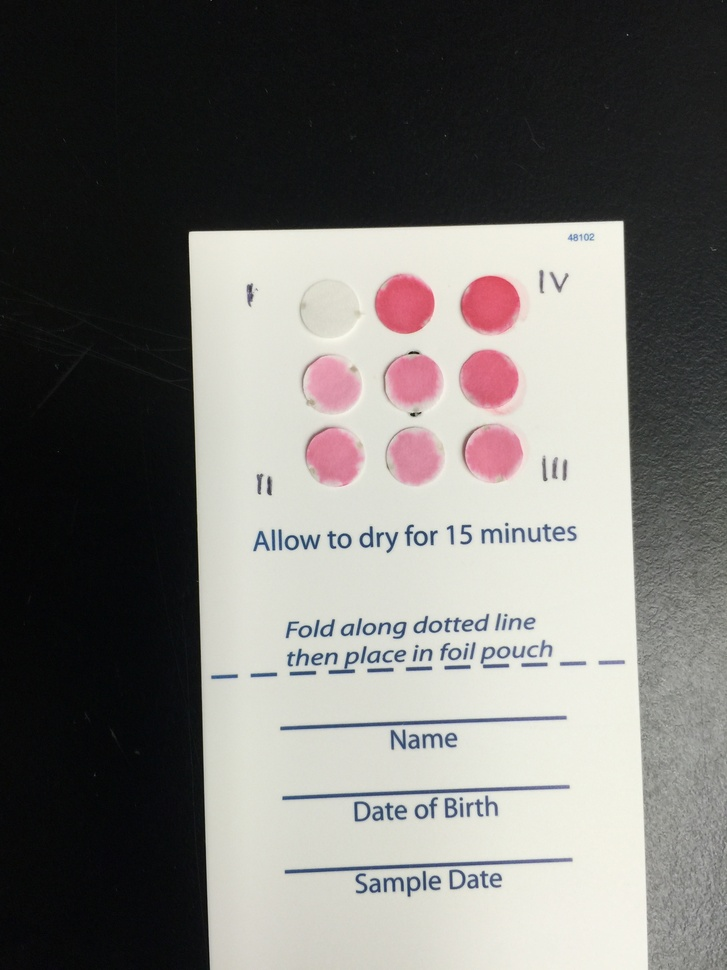
#> input picture img.jpeg, 727 x 970 px, shrunk from 2448 x 3264 before the run
$ python Gsoc_exam.py ../../img.jpeg   (Python 2 division)
#> lines starting #> are read from the running program, lines starting #| are printed output that depends on the picture; after the words box and inside, x2 and y2 are one past the last pixel; in counts of white or black regions, pixels touching at a corner belong together
import matplotlib.pyplot as plt
import cv2
import numpy as np
from numpy import arange,array,ones,linalg
from pylab import plot,show
import sys
from skimage import data
from skimage import feature
from skimage.feature import blob_dog, blob_log
from math import sqrt
from skimage.color import rgb2gray
from decimal import *

img = cv2.imread(sys.argv[1])
#> img is the input picture: shape (970, 727, 3); mean B, G, R 112.6, 115.8, 117.5

hsv = cv2.cvtColor(img, cv2.COLOR_BGR2HSV)
#> hsv: shape (970, 727, 3); mean H, S, V 57, 26.3, 119.5

lower_red = np.array([0,70,70])
upper_red = np.array([200,255,255])

mask = cv2.inRange(hsv, lower_red, upper_red)
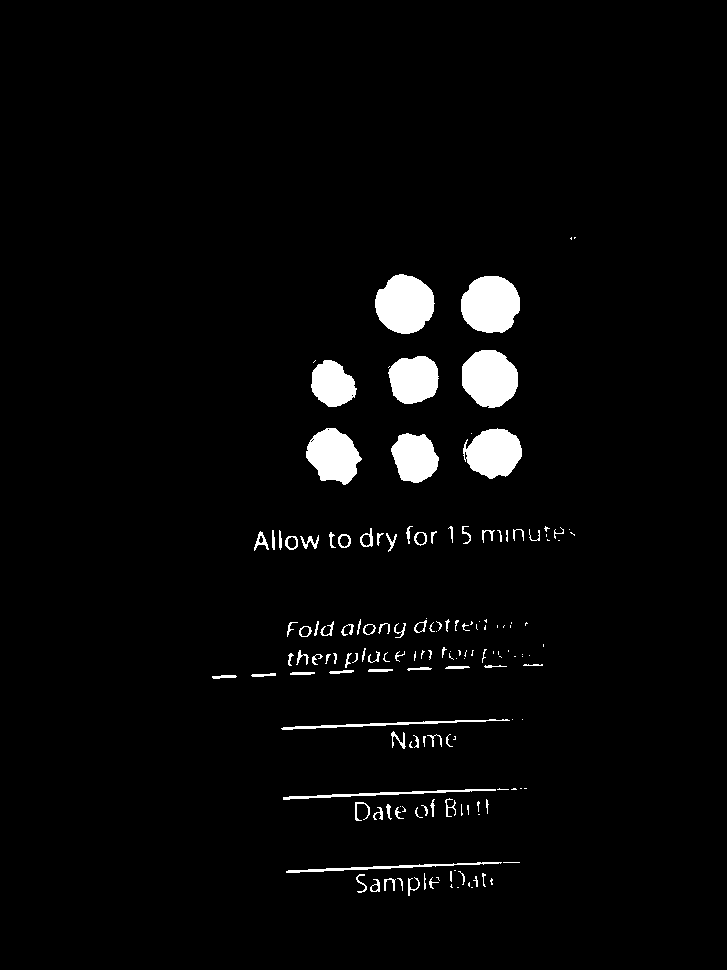
#> mask: shape (970, 727); 3.3% white; 158 white regions (67 under 20 px), largest, box (x1, y1, x2, y2) and area: (375, 274, 435, 334) 2693, (461, 276, 520, 333) 2678, (462, 350, 518, 408) 2525
res = cv2.bitwise_and(img,img, mask= mask)
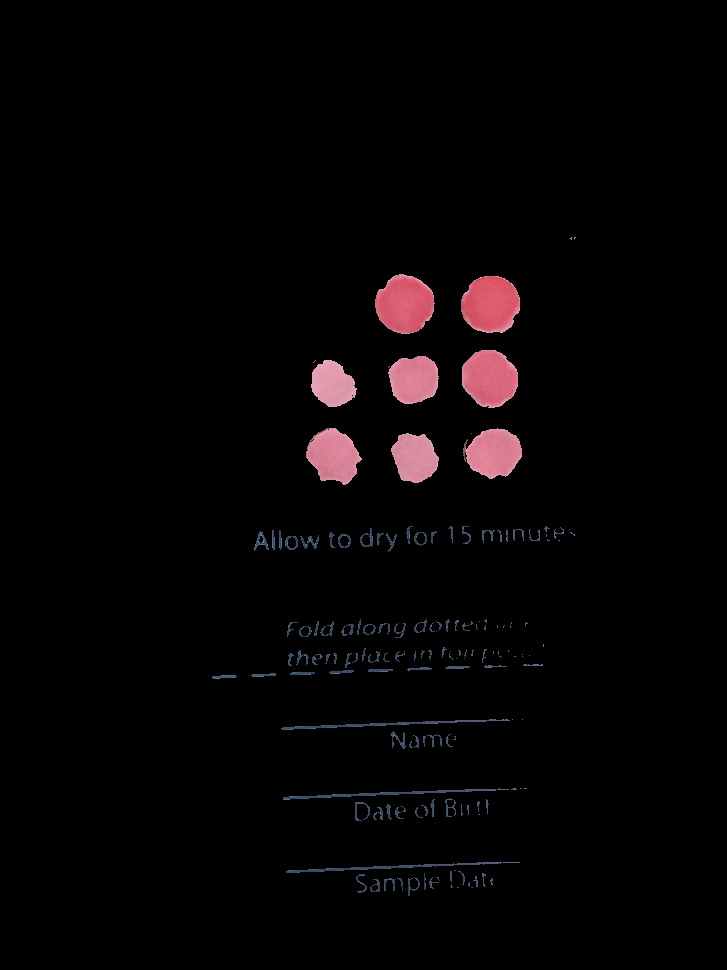
#> res: shape (970, 727, 3); mean B, G, R 4.4, 3.7, 5.9

blur = cv2.GaussianBlur(res,(3,3),0)

cv2.imwrite("saturated_image.jpeg",blur)

### Blob Detection

image_gray = cv2.cvtColor(blur, cv2.COLOR_BGR2GRAY)
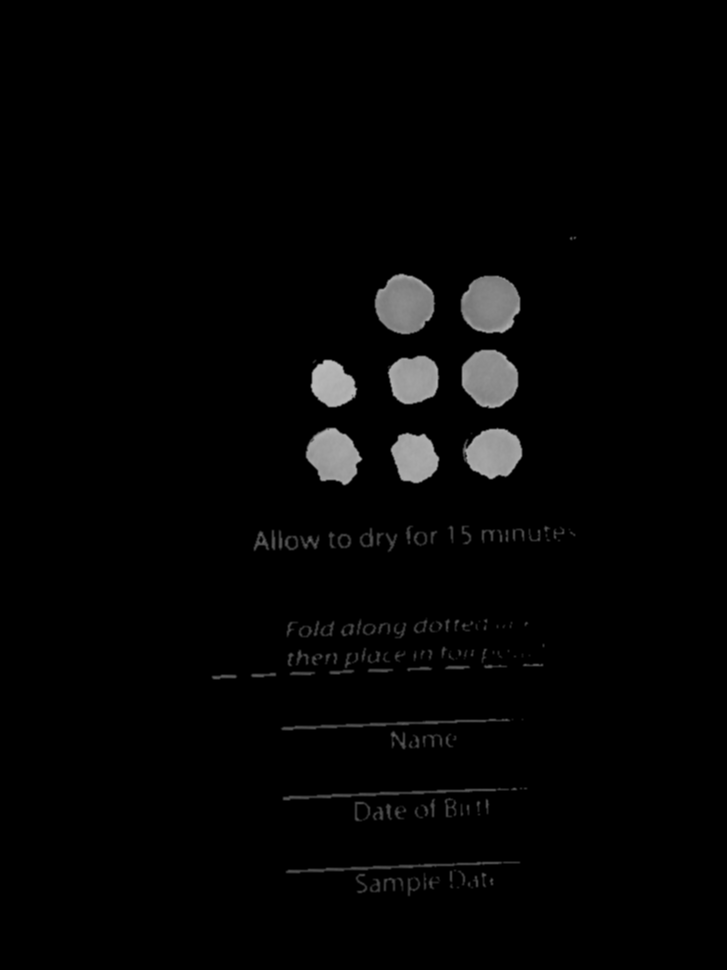
#> image_gray: shape (970, 727); min 0, max 189, mean 4.4

blobs_dog = blob_dog(image_gray)
#> blobs_dog = empty array
blobs_dog[:, 2] = blobs_dog[:, 2] * sqrt(2)

blobs_log = blob_log(image_gray)
#> blobs_log = [[383, 332, 17.33], [458, 415, 17.33], [455, 333, 17.33], [454, 493, 17.33], [380, 413, 17.33], [378, 490, 17.33], [303, 404, 17.33], [303, 492, 17.33], [324, 504, 6.44]]
blobs_log[:, 2] = blobs_log[:, 2] * sqrt(2)

res = feature.blob_dog(image_gray)
#> res = empty array

blobs_list = [blobs_dog, blobs_log]
colors = ['yellow', 'lime']
titles = ['Method_1', 'Method_2']
sequence = zip(blobs_list, colors, titles)
#> sequence = 2 items

fig,axes = plt.subplots(1, 2, sharex=True, sharey=True, subplot_kw={'adjustable':'box-forced'})
axes = axes.ravel()
for blobs, color, title in sequence:
    ax = axes[0]
    axes = axes[1:]
    ax.set_title(title)
    ax.imshow(img, interpolation='nearest')
    for blob in blobs:
        y, x, r = blob
        c = plt.Circle((x, y), r, color=color, linewidth=2, fill=False)
        ax.add_patch(c)
#> this loop made 2 passes
#> (blobs, color, title) on pass 1: (empty array, 'yellow', 'Method_1')

plt.savefig("Segmented_Image.jpeg")
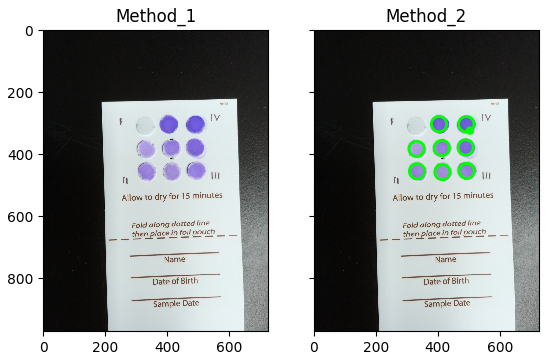
#> figure drawn by matplotlib, 2 panels; B, G, R data is drawn as R, G, B

plt.close()

print "Plot Saved"

### Analysing Concentrations

print "Method 1 segmentation based on Difference of Gaussian seems better - Going for it to analyse Concentrations"

v1 = ['c1','c2','c3','c4','c5','c6']
v2 = [0,62.5,125,250,500,1000]

# res array denotes the centers of all the blobs obtained

v3 = [] # in the order of C6, QC2, C5, sample, C2, C4, C3, QC1, C1 based on the co-ordinates in res

#> (the run stopped early here; a loop or call above may not have finished)
